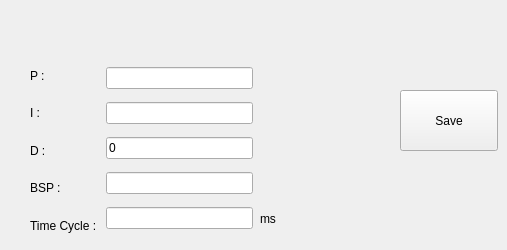
        <widget class="QWidget" name="tab_8">
         <attribute name="title">
          <string>PID Parameters</string>
         </attribute>
         <widget class="QPushButton" name="pushButton_17">
          <property name="geometry">
           <rect>
            <x>400</x>
            <y>90</y>
            <width>98</width>
            <height>61</height>
           </rect>
          </property>
          <property name="text">
           <string>Save</string>
          </property>
         </widget>
         <widget class="QLabel" name="label_14">
          <property name="geometry">
           <rect>
            <x>260</x>
            <y>210</y>
            <width>31</width>
            <height>17</height>
           </rect>
          </property>
          <property name="text">
           <string>ms</string>
          </property>
         </widget>
         <widget class="QWidget" name="layoutWidget">
          <property name="geometry">
           <rect>
            <x>30</x>
            <y>60</y>
            <width>223</width>
            <height>181</height>
           </rect>
          </property>
          <layout class="QHBoxLayout" name="horizontalLayout_5">
           <item>
            <layout class="QVBoxLayout" name="verticalLayout_7">
             <item>
              <widget class="QLabel" name="label_9">
               <property name="text">
                <string>P : </string>
               </property>
              </widget>
             </item>
             <item>
              <widget class="QLabel" name="label_10">
               <property name="text">
                <string>I : </string>
               </property>
              </widget>
             </item>
             <item>
              <widget class="QLabel" name="label_11">
               <property name="text">
                <string>D : </string>
               </property>
              </widget>
             </item>
             <item>
              <widget class="QLabel" name="label_12">
               <property name="text">
                <string>BSP : </string>
               </property>
              </widget>
             </item>
             <item>
              <widget class="QLabel" name="label_13">
               <property name="text">
                <string>Time Cycle : </string>
               </property>
              </widget>
             </item>
            </layout>
           </item>
           <item>
            <layout class="QVBoxLayout" name="verticalLayout_8">
             <item>
              <widget class="QLineEdit" name="lineEdit_4"/>
             </item>
             <item>
              <widget class="QLineEdit" name="lineEdit_5"/>
             </item>
             <item>
              <widget class="QLineEdit" name="lineEdit_6">
               <property name="text">
                <string>0</string>
               </property>
              </widget>
             </item>
             <item>
              <widget class="QLineEdit" name="lineEdit_7"/>
             </item>
             <item>
              <widget class="QLineEdit" name="lineEdit_8"/>
             </item>
            </layout>
           </item>
          </layout>
         </widget>
        </widget>
